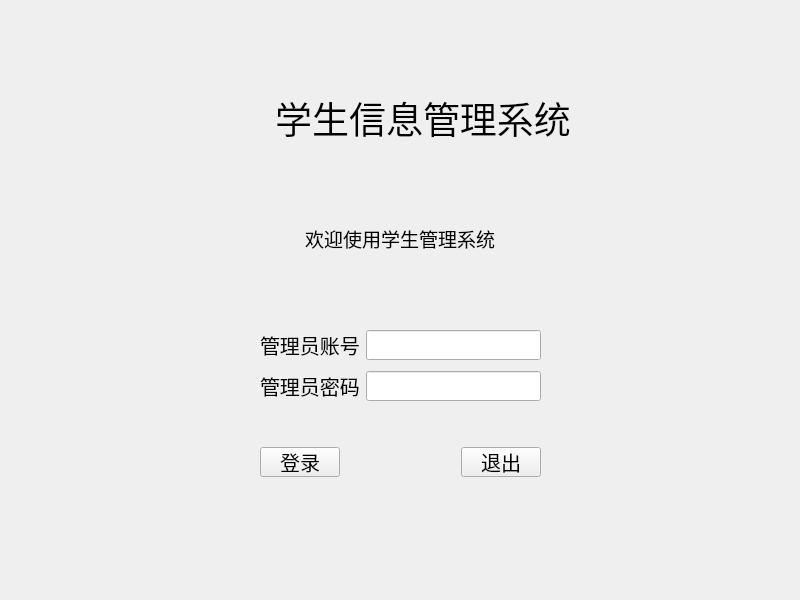
<?xml version="1.0" encoding="UTF-8"?>
<ui version="4.0">
 <class>login</class>
 <widget class="QWidget" name="login">
  <property name="geometry">
   <rect>
    <x>0</x>
    <y>0</y>
    <width>800</width>
    <height>600</height>
   </rect>
  </property>
  <property name="sizePolicy">
   <sizepolicy hsizetype="Preferred" vsizetype="Preferred">
    <horstretch>0</horstretch>
    <verstretch>0</verstretch>
   </sizepolicy>
  </property>
  <property name="minimumSize">
   <size>
    <width>800</width>
    <height>600</height>
   </size>
  </property>
  <property name="maximumSize">
   <size>
    <width>800</width>
    <height>600</height>
   </size>
  </property>
  <property name="windowTitle">
   <string>Form</string>
  </property>
  <layout class="QVBoxLayout" name="verticalLayout">
   <item>
    <spacer name="verticalSpacer">
     <property name="orientation">
      <enum>Qt::Vertical</enum>
     </property>
     <property name="sizeType">
      <enum>QSizePolicy::Fixed</enum>
     </property>
     <property name="sizeHint" stdset="0">
      <size>
       <width>40</width>
       <height>80</height>
      </size>
     </property>
    </spacer>
   </item>
   <item>
    <layout class="QHBoxLayout" name="horizontalLayout">
     <item>
      <spacer name="horizontalSpacer">
       <property name="orientation">
        <enum>Qt::Horizontal</enum>
       </property>
       <property name="sizeHint" stdset="0">
        <size>
         <width>40</width>
         <height>20</height>
        </size>
       </property>
      </spacer>
     </item>
     <item>
      <widget class="QLabel" name="label_img">
       <property name="minimumSize">
        <size>
         <width>40</width>
         <height>40</height>
        </size>
       </property>
       <property name="maximumSize">
        <size>
         <width>40</width>
         <height>40</height>
        </size>
       </property>
       <property name="styleSheet">
        <string notr="true">image: url(:/img/icons/logo.png);</string>
       </property>
       <property name="text">
        <string/>
       </property>
      </widget>
     </item>
     <item>
      <widget class="QLabel" name="label_biaoti">
       <property name="font">
        <font>
         <family>楷体</family>
         <pointsize>28</pointsize>
        </font>
       </property>
       <property name="text">
        <string>学生信息管理系统</string>
       </property>
       <property name="alignment">
        <set>Qt::AlignCenter</set>
       </property>
      </widget>
     </item>
     <item>
      <spacer name="horizontalSpacer_2">
       <property name="orientation">
        <enum>Qt::Horizontal</enum>
       </property>
       <property name="sizeHint" stdset="0">
        <size>
         <width>40</width>
         <height>20</height>
        </size>
       </property>
      </spacer>
     </item>
    </layout>
   </item>
   <item>
    <spacer name="verticalSpacer_4">
     <property name="orientation">
      <enum>Qt::Vertical</enum>
     </property>
     <property name="sizeHint" stdset="0">
      <size>
       <width>20</width>
       <height>40</height>
      </size>
     </property>
    </spacer>
   </item>
   <item>
    <widget class="QLabel" name="label_hello">
     <property name="minimumSize">
      <size>
       <width>0</width>
       <height>30</height>
      </size>
     </property>
     <property name="maximumSize">
      <size>
       <width>16777215</width>
       <height>30</height>
      </size>
     </property>
     <property name="font">
      <font>
       <family>楷体</family>
       <pointsize>14</pointsize>
      </font>
     </property>
     <property name="text">
      <string>欢迎使用学生管理系统</string>
     </property>
     <property name="alignment">
      <set>Qt::AlignCenter</set>
     </property>
    </widget>
   </item>
   <item>
    <spacer name="verticalSpacer_7">
     <property name="orientation">
      <enum>Qt::Vertical</enum>
     </property>
     <property name="sizeHint" stdset="0">
      <size>
       <width>20</width>
       <height>40</height>
      </size>
     </property>
    </spacer>
   </item>
   <item>
    <layout class="QHBoxLayout" name="horizontalLayout_5">
     <item>
      <spacer name="horizontalSpacer_4">
       <property name="orientation">
        <enum>Qt::Horizontal</enum>
       </property>
       <property name="sizeHint" stdset="0">
        <size>
         <width>40</width>
         <height>20</height>
        </size>
       </property>
      </spacer>
     </item>
     <item>
      <layout class="QHBoxLayout" name="horizontalLayout_3">
       <item>
        <spacer name="horizontalSpacer_12">
         <property name="orientation">
          <enum>Qt::Horizontal</enum>
         </property>
         <property name="sizeHint" stdset="0">
          <size>
           <width>40</width>
           <height>20</height>
          </size>
         </property>
        </spacer>
       </item>
       <item>
        <widget class="QLabel" name="label_id">
         <property name="minimumSize">
          <size>
           <width>0</width>
           <height>30</height>
          </size>
         </property>
         <property name="maximumSize">
          <size>
           <width>16777215</width>
           <height>30</height>
          </size>
         </property>
         <property name="font">
          <font>
           <family>楷体</family>
           <pointsize>15</pointsize>
          </font>
         </property>
         <property name="text">
          <string>管理员账号</string>
         </property>
        </widget>
       </item>
       <item>
        <spacer name="horizontalSpacer_10">
         <property name="orientation">
          <enum>Qt::Horizontal</enum>
         </property>
         <property name="sizeType">
          <enum>QSizePolicy::Fixed</enum>
         </property>
         <property name="sizeHint" stdset="0">
          <size>
           <width>0</width>
           <height>20</height>
          </size>
         </property>
        </spacer>
       </item>
       <item>
        <widget class="QLineEdit" name="lineEdit_id">
         <property name="minimumSize">
          <size>
           <width>175</width>
           <height>30</height>
          </size>
         </property>
         <property name="maximumSize">
          <size>
           <width>175</width>
           <height>30</height>
          </size>
         </property>
         <property name="font">
          <font>
           <family>楷体</family>
           <pointsize>14</pointsize>
          </font>
         </property>
         <property name="text">
          <string/>
         </property>
         <property name="maxLength">
          <number>16</number>
         </property>
         <property name="placeholderText">
          <string/>
         </property>
        </widget>
       </item>
       <item>
        <spacer name="horizontalSpacer_13">
         <property name="orientation">
          <enum>Qt::Horizontal</enum>
         </property>
         <property name="sizeHint" stdset="0">
          <size>
           <width>40</width>
           <height>20</height>
          </size>
         </property>
        </spacer>
       </item>
      </layout>
     </item>
     <item>
      <spacer name="horizontalSpacer_5">
       <property name="orientation">
        <enum>Qt::Horizontal</enum>
       </property>
       <property name="sizeHint" stdset="0">
        <size>
         <width>40</width>
         <height>20</height>
        </size>
       </property>
      </spacer>
     </item>
    </layout>
   </item>
   <item>
    <spacer name="verticalSpacer_2">
     <property name="orientation">
      <enum>Qt::Vertical</enum>
     </property>
     <property name="sizeType">
      <enum>QSizePolicy::Fixed</enum>
     </property>
     <property name="sizeHint" stdset="0">
      <size>
       <width>5</width>
       <height>5</height>
      </size>
     </property>
    </spacer>
   </item>
   <item>
    <layout class="QHBoxLayout" name="horizontalLayout_6">
     <item>
      <spacer name="horizontalSpacer_6">
       <property name="orientation">
        <enum>Qt::Horizontal</enum>
       </property>
       <property name="sizeHint" stdset="0">
        <size>
         <width>40</width>
         <height>20</height>
        </size>
       </property>
      </spacer>
     </item>
     <item>
      <layout class="QHBoxLayout" name="horizontalLayout_4">
       <item>
        <spacer name="horizontalSpacer_14">
         <property name="orientation">
          <enum>Qt::Horizontal</enum>
         </property>
         <property name="sizeHint" stdset="0">
          <size>
           <width>40</width>
           <height>20</height>
          </size>
         </property>
        </spacer>
       </item>
       <item>
        <widget class="QLabel" name="label_password">
         <property name="minimumSize">
          <size>
           <width>0</width>
           <height>30</height>
          </size>
         </property>
         <property name="maximumSize">
          <size>
           <width>16777215</width>
           <height>30</height>
          </size>
         </property>
         <property name="font">
          <font>
           <family>楷体</family>
           <pointsize>15</pointsize>
          </font>
         </property>
         <property name="text">
          <string>管理员密码</string>
         </property>
        </widget>
       </item>
       <item>
        <spacer name="horizontalSpacer_11">
         <property name="orientation">
          <enum>Qt::Horizontal</enum>
         </property>
         <property name="sizeType">
          <enum>QSizePolicy::Fixed</enum>
         </property>
         <property name="sizeHint" stdset="0">
          <size>
           <width>0</width>
           <height>20</height>
          </size>
         </property>
        </spacer>
       </item>
       <item>
        <widget class="QLineEdit" name="lineEdit_password">
         <property name="minimumSize">
          <size>
           <width>175</width>
           <height>30</height>
          </size>
         </property>
         <property name="maximumSize">
          <size>
           <width>170</width>
           <height>30</height>
          </size>
         </property>
         <property name="font">
          <font>
           <family>楷体</family>
           <pointsize>7</pointsize>
          </font>
         </property>
         <property name="text">
          <string/>
         </property>
         <property name="maxLength">
          <number>16</number>
         </property>
         <property name="echoMode">
          <enum>QLineEdit::Password</enum>
         </property>
         <property name="placeholderText">
          <string/>
         </property>
        </widget>
       </item>
       <item>
        <spacer name="horizontalSpacer_15">
         <property name="orientation">
          <enum>Qt::Horizontal</enum>
         </property>
         <property name="sizeHint" stdset="0">
          <size>
           <width>40</width>
           <height>20</height>
          </size>
         </property>
        </spacer>
       </item>
      </layout>
     </item>
     <item>
      <spacer name="horizontalSpacer_7">
       <property name="orientation">
        <enum>Qt::Horizontal</enum>
       </property>
       <property name="sizeHint" stdset="0">
        <size>
         <width>40</width>
         <height>20</height>
        </size>
       </property>
      </spacer>
     </item>
    </layout>
   </item>
   <item>
    <spacer name="verticalSpacer_5">
     <property name="orientation">
      <enum>Qt::Vertical</enum>
     </property>
     <property name="sizeType">
      <enum>QSizePolicy::Fixed</enum>
     </property>
     <property name="sizeHint" stdset="0">
      <size>
       <width>20</width>
       <height>40</height>
      </size>
     </property>
    </spacer>
   </item>
   <item>
    <layout class="QHBoxLayout" name="horizontalLayout_7">
     <item>
      <spacer name="horizontalSpacer_8">
       <property name="orientation">
        <enum>Qt::Horizontal</enum>
       </property>
       <property name="sizeHint" stdset="0">
        <size>
         <width>40</width>
         <height>20</height>
        </size>
       </property>
      </spacer>
     </item>
     <item>
      <layout class="QHBoxLayout" name="horizontalLayout_2">
       <item>
        <widget class="QPushButton" name="pushButton_login">
         <property name="minimumSize">
          <size>
           <width>80</width>
           <height>30</height>
          </size>
         </property>
         <property name="maximumSize">
          <size>
           <width>80</width>
           <height>30</height>
          </size>
         </property>
         <property name="font">
          <font>
           <family>楷体</family>
           <pointsize>15</pointsize>
          </font>
         </property>
         <property name="text">
          <string>登录</string>
         </property>
        </widget>
       </item>
       <item>
        <spacer name="horizontalSpacer_3">
         <property name="orientation">
          <enum>Qt::Horizontal</enum>
         </property>
         <property name="sizeType">
          <enum>QSizePolicy::Fixed</enum>
         </property>
         <property name="sizeHint" stdset="0">
          <size>
           <width>115</width>
           <height>20</height>
          </size>
         </property>
        </spacer>
       </item>
       <item>
        <widget class="QPushButton" name="pushButton_tuichu">
         <property name="minimumSize">
          <size>
           <width>80</width>
           <height>30</height>
          </size>
         </property>
         <property name="maximumSize">
          <size>
           <width>80</width>
           <height>30</height>
          </size>
         </property>
         <property name="font">
          <font>
           <family>楷体</family>
           <pointsize>15</pointsize>
          </font>
         </property>
         <property name="text">
          <string>退出</string>
         </property>
        </widget>
       </item>
      </layout>
     </item>
     <item>
      <spacer name="horizontalSpacer_9">
       <property name="orientation">
        <enum>Qt::Horizontal</enum>
       </property>
       <property name="sizeHint" stdset="0">
        <size>
         <width>40</width>
         <height>20</height>
        </size>
       </property>
      </spacer>
     </item>
    </layout>
   </item>
   <item>
    <spacer name="verticalSpacer_3">
     <property name="orientation">
      <enum>Qt::Vertical</enum>
     </property>
     <property name="sizeHint" stdset="0">
      <size>
       <width>20</width>
       <height>40</height>
      </size>
     </property>
    </spacer>
   </item>
   <item>
    <spacer name="verticalSpacer_6">
     <property name="orientation">
      <enum>Qt::Vertical</enum>
     </property>
     <property name="sizeType">
      <enum>QSizePolicy::Fixed</enum>
     </property>
     <property name="sizeHint" stdset="0">
      <size>
       <width>20</width>
       <height>40</height>
      </size>
     </property>
    </spacer>
   </item>
  </layout>
 </widget>
 <resources/>
 <connections/>
</ui>
